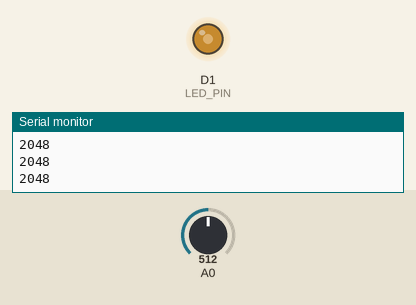
The sketch below on a simulated ESP8266 (NodeMCU). Parts: output pins drawn as LEDs (lit = HIGH), the last lines printed to the serial monitor. The inputs (shaded band) are chosen by the test bench; at power-on: A0 = 512 (analog values on the 0–1023 scale).

Above: at 1.2 s.
1.3 s: A0 set to 716
At 2.3 s:
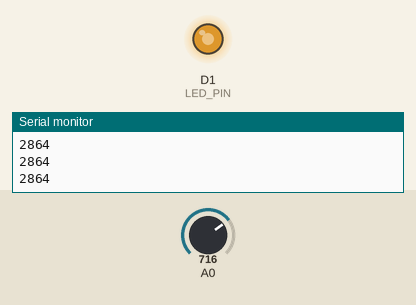
2.8 s: A0 set to 900
At 3.2 s:
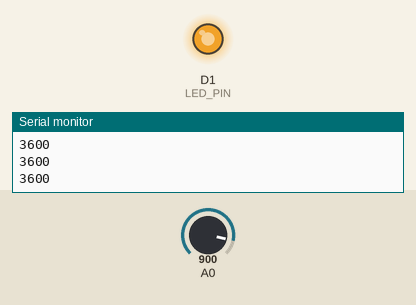
4.3 s: A0 set to 122
At 4.8 s:
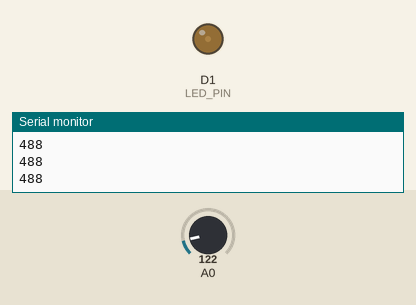
5.8 s: A0 set to 0
At 6.9 s:
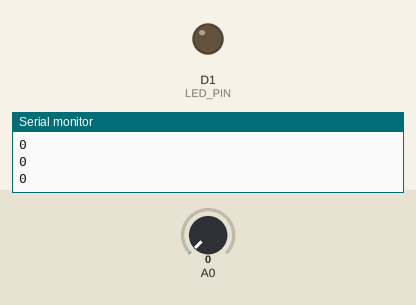
Timing chart, 0 to 8.3 s (numbered marks = the images above; inputs shaded):
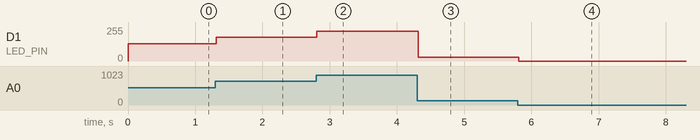

Measured:
- after the input at 1.3 s, D1 (LED_PIN): 128/255 → 178/255 at once
- after the input at 2.8 s, D1 (LED_PIN): 178/255 → 224/255 at once
- after the input at 4.3 s, D1 (LED_PIN): 224/255 → 30/255 at once
- after the input at 5.8 s, D1 (LED_PIN): 30/255 → 0/255 at once

The sketch:

pot_led_brightness.ino
```cpp
const int POT_PIN = D0;
const int LED_PIN = D1;

void setup() {
  Serial.begin(115200);
  analogReadResolution(12);       // readings range from 0 to 4095
  pinMode(LED_PIN, OUTPUT);
}

void loop() {
  int raw = analogRead(POT_PIN);
  int brightness = map(raw, 0, 4095, 0, 255);
  analogWrite(LED_PIN, brightness);
  Serial.println(raw);
  delay(20);
}
```
